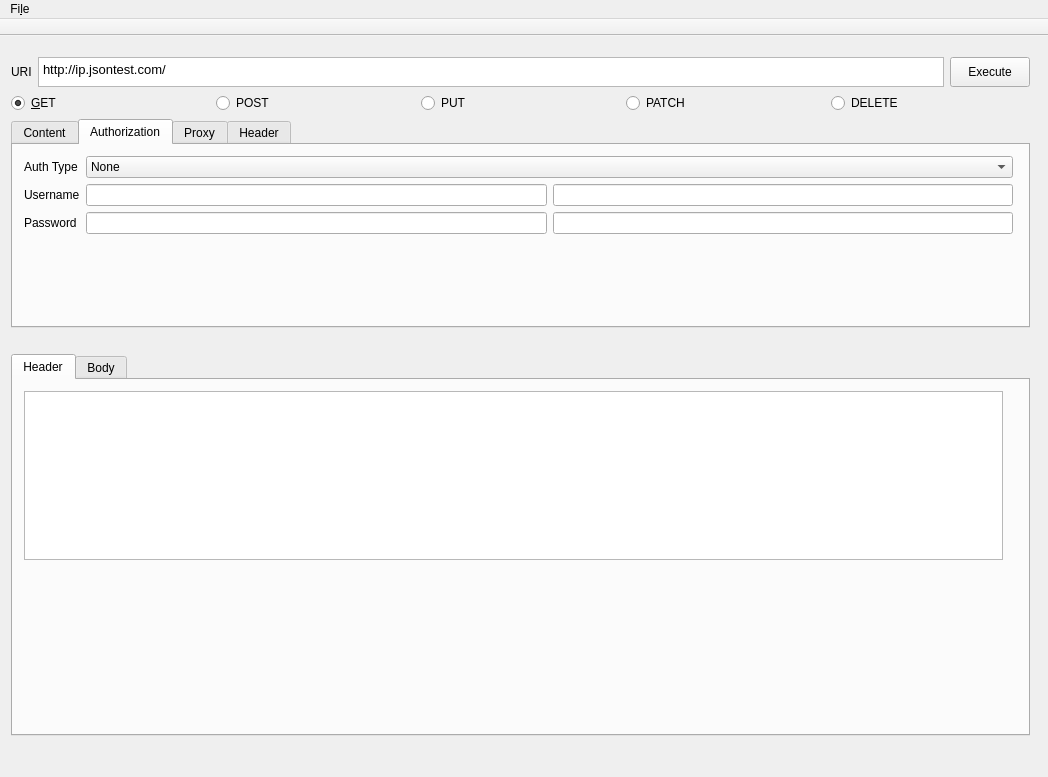
<?xml version="1.0" encoding="UTF-8"?>
<ui version="4.0">
 <class>MainWindow</class>
 <widget class="QMainWindow" name="MainWindow">
  <property name="windowModality">
   <enum>Qt::NonModal</enum>
  </property>
  <property name="geometry">
   <rect>
    <x>0</x>
    <y>0</y>
    <width>1048</width>
    <height>777</height>
   </rect>
  </property>
  <property name="minimumSize">
   <size>
    <width>800</width>
    <height>600</height>
   </size>
  </property>
  <property name="windowTitle">
   <string>RESTFUL Debuger</string>
  </property>
  <widget class="QWidget" name="centralWidget">
   <widget class="QWidget" name="gridLayoutWidget">
    <property name="geometry">
     <rect>
      <x>0</x>
      <y>10</y>
      <width>1041</width>
      <height>701</height>
     </rect>
    </property>
    <layout class="QGridLayout" name="gridLayout">
     <item row="0" column="0">
      <layout class="QHBoxLayout" name="layAddress">
       <item>
        <widget class="QLabel" name="label">
         <property name="maximumSize">
          <size>
           <width>16777215</width>
           <height>30</height>
          </size>
         </property>
         <property name="text">
          <string>URI</string>
         </property>
        </widget>
       </item>
       <item>
        <widget class="QTextEdit" name="txtUri">
         <property name="maximumSize">
          <size>
           <width>16777215</width>
           <height>30</height>
          </size>
         </property>
         <property name="html">
          <string>&lt;!DOCTYPE HTML PUBLIC &quot;-//W3C//DTD HTML 4.0//EN&quot; &quot;http://www.w3.org/TR/REC-html40/strict.dtd&quot;&gt;
&lt;html&gt;&lt;head&gt;&lt;meta name=&quot;qrichtext&quot; content=&quot;1&quot; /&gt;&lt;style type=&quot;text/css&quot;&gt;
p, li { white-space: pre-wrap; }
&lt;/style&gt;&lt;/head&gt;&lt;body style=&quot; font-family:'Noto Sans'; font-size:10pt; font-weight:400; font-style:normal;&quot;&gt;
&lt;p style=&quot; margin-top:0px; margin-bottom:0px; margin-left:0px; margin-right:0px; -qt-block-indent:0; text-indent:0px;&quot;&gt;http://ip.jsontest.com/&lt;/p&gt;&lt;/body&gt;&lt;/html&gt;</string>
         </property>
         <property name="placeholderText">
          <string>http://youruri.com</string>
         </property>
        </widget>
       </item>
       <item>
        <widget class="QPushButton" name="btnExecute">
         <property name="maximumSize">
          <size>
           <width>16777215</width>
           <height>30</height>
          </size>
         </property>
         <property name="text">
          <string>Execute</string>
         </property>
        </widget>
       </item>
      </layout>
     </item>
     <item row="2" column="0">
      <layout class="QVBoxLayout" name="layRequestContent">
       <item>
        <widget class="QTabWidget" name="tabContent">
         <property name="maximumSize">
          <size>
           <width>16777215</width>
           <height>209</height>
          </size>
         </property>
         <property name="currentIndex">
          <number>1</number>
         </property>
         <widget class="QWidget" name="tabContentBody">
          <attribute name="title">
           <string>Content</string>
          </attribute>
          <widget class="QWidget" name="verticalLayoutWidget">
           <property name="geometry">
            <rect>
             <x>0</x>
             <y>10</y>
             <width>1021</width>
             <height>161</height>
            </rect>
           </property>
           <layout class="QVBoxLayout" name="layContentBody">
            <item>
             <widget class="QPlainTextEdit" name="txtRequestContent">
              <property name="maximumSize">
               <size>
                <width>16777215</width>
                <height>16777215</height>
               </size>
              </property>
             </widget>
            </item>
           </layout>
          </widget>
         </widget>
         <widget class="QWidget" name="tabContentAuthorization">
          <attribute name="title">
           <string>Authorization</string>
          </attribute>
          <widget class="QWidget" name="formLayoutWidget">
           <property name="geometry">
            <rect>
             <x>0</x>
             <y>0</y>
             <width>1011</width>
             <height>171</height>
            </rect>
           </property>
           <layout class="QFormLayout" name="layContentAuthorization">
            <item row="1" column="0">
             <widget class="QLabel" name="label_2">
              <property name="text">
               <string>Auth Type</string>
              </property>
             </widget>
            </item>
            <item row="1" column="1">
             <widget class="QComboBox" name="cbxAuth">
              <item>
               <property name="text">
                <string>None</string>
               </property>
              </item>
              <item>
               <property name="text">
                <string>Simple</string>
               </property>
              </item>
              <item>
               <property name="text">
                <string>Basic</string>
               </property>
              </item>
              <item>
               <property name="text">
                <string>OAuth</string>
               </property>
              </item>
             </widget>
            </item>
            <item row="3" column="0">
             <widget class="QLabel" name="label_3">
              <property name="text">
               <string>Username</string>
              </property>
             </widget>
            </item>
            <item row="4" column="0">
             <widget class="QLabel" name="label_4">
              <property name="text">
               <string>Password</string>
              </property>
             </widget>
            </item>
            <item row="3" column="1">
             <layout class="QHBoxLayout" name="horizontalLayout">
              <item>
               <widget class="QLineEdit" name="txtAuthUsername"/>
              </item>
              <item>
               <widget class="QLineEdit" name="txtAuthUsernameOAuth"/>
              </item>
             </layout>
            </item>
            <item row="4" column="1">
             <layout class="QHBoxLayout" name="horizontalLayout_2">
              <item>
               <widget class="QLineEdit" name="txtAuthPassword">
                <property name="echoMode">
                 <enum>QLineEdit::Password</enum>
                </property>
               </widget>
              </item>
              <item>
               <widget class="QLineEdit" name="txtAuthPasswordOAuth">
                <property name="echoMode">
                 <enum>QLineEdit::Password</enum>
                </property>
               </widget>
              </item>
             </layout>
            </item>
           </layout>
          </widget>
         </widget>
         <widget class="QWidget" name="tabContentProxy">
          <attribute name="title">
           <string>Proxy</string>
          </attribute>
          <widget class="QWidget" name="formLayoutWidget_2">
           <property name="geometry">
            <rect>
             <x>0</x>
             <y>0</y>
             <width>661</width>
             <height>176</height>
            </rect>
           </property>
           <layout class="QFormLayout" name="layContentProxy">
            <item row="0" column="0">
             <widget class="QCheckBox" name="chkProxyEnabled">
              <property name="text">
               <string>CheckBox</string>
              </property>
             </widget>
            </item>
            <item row="1" column="0">
             <widget class="QLabel" name="label_5">
              <property name="text">
               <string>Address</string>
              </property>
             </widget>
            </item>
            <item row="2" column="0">
             <widget class="QLabel" name="label_6">
              <property name="text">
               <string>Port</string>
              </property>
             </widget>
            </item>
            <item row="3" column="0">
             <widget class="QLabel" name="label_7">
              <property name="text">
               <string>Username</string>
              </property>
             </widget>
            </item>
            <item row="4" column="0">
             <widget class="QLabel" name="label_8">
              <property name="text">
               <string>Password</string>
              </property>
             </widget>
            </item>
            <item row="1" column="1">
             <widget class="QLineEdit" name="txtProxyAddress"/>
            </item>
            <item row="3" column="1">
             <widget class="QLineEdit" name="txtProxyUsername"/>
            </item>
            <item row="4" column="1">
             <widget class="QLineEdit" name="txtProxyPassword">
              <property name="echoMode">
               <enum>QLineEdit::Password</enum>
              </property>
             </widget>
            </item>
            <item row="2" column="1">
             <widget class="QSpinBox" name="spnProxyPort">
              <property name="maximum">
               <number>999999</number>
              </property>
              <property name="value">
               <number>8080</number>
              </property>
             </widget>
            </item>
           </layout>
          </widget>
         </widget>
         <widget class="QWidget" name="tabContentHeader">
          <attribute name="title">
           <string>Header</string>
          </attribute>
          <widget class="QWidget" name="verticalLayoutWidget_2">
           <property name="geometry">
            <rect>
             <x>10</x>
             <y>0</y>
             <width>701</width>
             <height>161</height>
            </rect>
           </property>
           <layout class="QVBoxLayout" name="layContentHeader">
            <item>
             <widget class="QTextEdit" name="txtContentHeader"/>
            </item>
           </layout>
          </widget>
         </widget>
        </widget>
       </item>
      </layout>
     </item>
     <item row="1" column="0">
      <layout class="QHBoxLayout" name="layMethodSelector">
       <item>
        <widget class="QRadioButton" name="rdbGet">
         <property name="text">
          <string>&amp;GET</string>
         </property>
         <property name="checked">
          <bool>true</bool>
         </property>
        </widget>
       </item>
       <item>
        <widget class="QRadioButton" name="rdbPost">
         <property name="text">
          <string>POST</string>
         </property>
        </widget>
       </item>
       <item>
        <widget class="QRadioButton" name="rdbPut">
         <property name="text">
          <string>PUT</string>
         </property>
        </widget>
       </item>
       <item>
        <widget class="QRadioButton" name="rdbPatch">
         <property name="text">
          <string>PATCH</string>
         </property>
        </widget>
       </item>
       <item>
        <widget class="QRadioButton" name="rdbdelete">
         <property name="text">
          <string>DELETE</string>
         </property>
        </widget>
       </item>
      </layout>
     </item>
     <item row="3" column="0">
      <layout class="QVBoxLayout" name="layResponseStatus">
       <item>
        <widget class="QLabel" name="lbl_status">
         <property name="text">
          <string/>
         </property>
        </widget>
       </item>
      </layout>
     </item>
     <item row="4" column="0">
      <layout class="QHBoxLayout" name="layResult">
       <item>
        <widget class="QTabWidget" name="tabWidget">
         <property name="currentIndex">
          <number>0</number>
         </property>
         <widget class="QWidget" name="tab_header">
          <attribute name="title">
           <string>Header</string>
          </attribute>
          <widget class="QWidget" name="horizontalLayoutWidget_6">
           <property name="geometry">
            <rect>
             <x>0</x>
             <y>0</y>
             <width>1001</width>
             <height>191</height>
            </rect>
           </property>
           <layout class="QHBoxLayout" name="layResultHeader">
            <item>
             <widget class="QPlainTextEdit" name="txtResultHeader">
              <property name="readOnly">
               <bool>true</bool>
              </property>
             </widget>
            </item>
           </layout>
          </widget>
         </widget>
         <widget class="QWidget" name="tab_body">
          <attribute name="title">
           <string>Body</string>
          </attribute>
          <widget class="QWidget" name="horizontalLayoutWidget_5">
           <property name="geometry">
            <rect>
             <x>10</x>
             <y>0</y>
             <width>981</width>
             <height>181</height>
            </rect>
           </property>
           <layout class="QHBoxLayout" name="layResultBody">
            <item>
             <widget class="QPlainTextEdit" name="txtResultBody">
              <property name="readOnly">
               <bool>true</bool>
              </property>
             </widget>
            </item>
           </layout>
          </widget>
         </widget>
        </widget>
       </item>
      </layout>
     </item>
    </layout>
   </widget>
  </widget>
  <widget class="QMenuBar" name="menuBar">
   <property name="geometry">
    <rect>
     <x>0</x>
     <y>0</y>
     <width>1048</width>
     <height>30</height>
    </rect>
   </property>
   <widget class="QMenu" name="menuSair">
    <property name="title">
     <string>Fi&amp;le</string>
    </property>
    <addaction name="actExit"/>
   </widget>
   <addaction name="menuSair"/>
  </widget>
  <widget class="QToolBar" name="mainToolBar">
   <property name="enabled">
    <bool>true</bool>
   </property>
   <property name="movable">
    <bool>false</bool>
   </property>
   <property name="floatable">
    <bool>false</bool>
   </property>
   <attribute name="toolBarArea">
    <enum>TopToolBarArea</enum>
   </attribute>
   <attribute name="toolBarBreak">
    <bool>false</bool>
   </attribute>
  </widget>
  <action name="actExit">
   <property name="text">
    <string>&amp;Exit</string>
   </property>
  </action>
 </widget>
 <layoutdefault spacing="6" margin="11"/>
 <resources/>
 <connections/>
</ui>
